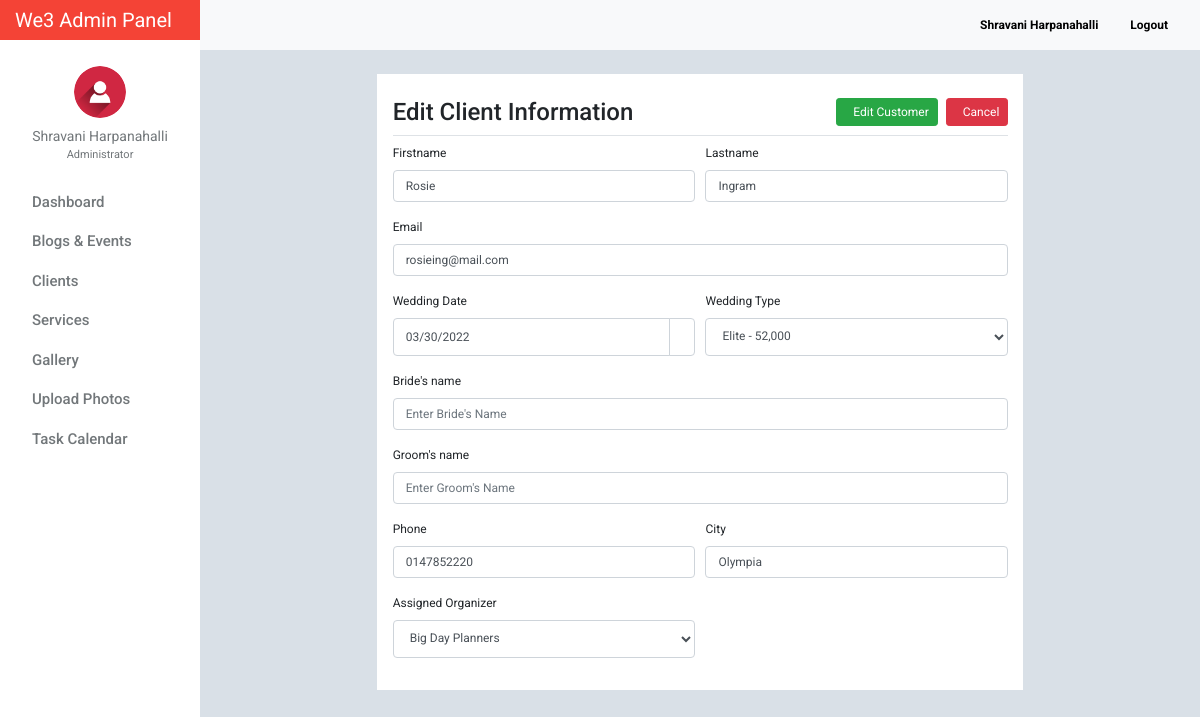
The page /client_edit.php?booking=3&user_id=3 (signed in) on the database its author committed.
### tables this page shows
CREATE TABLE `tblusers` (
  `id` int(11) NOT NULL,
  `firstname` varchar(32) NOT NULL,
  `lastname` varchar(32) NOT NULL,
  `gender` enum('m','f') NOT NULL,
  `username` varchar(50) NOT NULL,
  `password` varchar(50) NOT NULL,
  `email` varchar(100) NOT NULL,
  `designation` varchar(100) NOT NULL,
  `address` text NOT NULL,
  `access_level` enum('0','1','2') NOT NULL,
  `profile_picture` varchar(100) NOT NULL,
  `date_created` varchar(100) NOT NULL
);

CREATE TABLE `tblaccounts_detail` (
  `id` int(11) NOT NULL,
  `user_id` int(11) NOT NULL,
  `firstname` varchar(32) NOT NULL,
  `lastname` varchar(32) NOT NULL,
  `phone` varchar(20) NOT NULL,
  `city` varchar(50) NOT NULL,
  `datetime_created` timestamp NOT NULL DEFAULT CURRENT_TIMESTAMP,
  `description` text NOT NULL,
  `location` text NOT NULL,
  `expectation_visitor` varchar(100) NOT NULL,
  `cash_advanced` decimal(10,2) NOT NULL,
  `status` varchar(100) NOT NULL DEFAULT 'pending',
  `date_signed` datetime NOT NULL
);

CREATE TABLE `tblweddingbook` (
  `booking_id` int(11) NOT NULL,
  `user_id` int(11) NOT NULL,
  `bride` varchar(32) NOT NULL,
  `groom` varchar(32) NOT NULL,
  `wedding_type` int(11) NOT NULL,
  `user_email` varchar(100) NOT NULL,
  `wedding_date` varchar(100) NOT NULL,
  `organizer_id` int(11) NOT NULL
);

### include/database.php (called while the page is built, shortened)
<?php
class Database
{
    public $connection;
    public function open_connection()
    {
        $this->connection = mysqli_connect(DB_HOST, DB_USER, DB_PASS, DB_NAME);
    }
    public function query($sql)
    {
        $result = mysqli_query($this->connection, $sql);
        return $result;
    }
}
$db = new Database();
?>

### include/db_object.php (called while the page is built, shortened)
<?php
class DB_Object
{
    public static function find_all() {
        return static::find_by_query("SELECT * FROM " . static::$db_table . " ORDER BY id DESC");
    }
    public static function find_by_id($id) {
        $the_result_array = static::find_by_query("SELECT * FROM " . static::$db_table . " WHERE id = $id ORDER BY id DESC  LIMIT 1 ");
        return !empty($the_result_array) ? array_shift($the_result_array) : false;
    }
    public static function find_by_user_id($id) {
        $the_result_array = static::find_by_query("SELECT * FROM " . static::$db_table . " WHERE user_id = $id ORDER BY user_id DESC  LIMIT 1 ");
        return !empty($the_result_array) ? array_shift($the_result_array) : false;
    }
    public static function find_by_booking_id($id) {
        $the_result_array = static::find_by_query("SELECT * FROM " . static::$db_table . " WHERE booking_id = $id ORDER BY booking_id DESC  LIMIT 1 ");
        return !empty($the_result_array) ? array_shift($the_result_array) : false;
    }
    public static function find_by_query($sql) {
        global $db;
        $result_set = $db->query($sql);
        $the_object_array = array();
        while($row = mysqli_fetch_array($result_set)) {
            $the_object_array[] = static::instantiation($row);
        }
        return $the_object_array;
    }
    public static function instantiation($the_record){
        $the_object = new $calling_class;
        foreach($the_record as $the_attribute => $value)
        {
            if($the_object->has_the_attribute($the_attribute)) {
                $the_object->$the_attribute = $value;
            }
        }
        return $the_object;
    }
    private function has_the_attribute($the_attribute) {
        $object_properties = get_object_vars($this);
        return array_key_exists($the_attribute, $object_properties);
    }
}
?>

### include/Users.php (called while the page is built, shortened)
<?php
class Users extends DB_Object
{
    public $profile_picture;
    public $upload_directory = "upload/users";
    public $image_placeholder = "http://placehold.it/64x64&text=images";
    public function profile_picture_picture() {
        return empty($this->profile_picture) ? $this->image_placeholder : $this->upload_directory. '/' .$this->profile_picture;
    }
}
?>

### client_edit.php (the view, shortened to what this page needs)
<?php
    $booking_id = $_GET['booking'];
    $user_id = $_GET['user_id'];
    $account_detail =  Account_Details::find_by_user_id($user_id);
    $booking_detail =  Booking::find_by_booking_id($booking_id);
    $categories = Category::find_all();
?>
<?php $users_profile = Users::find_by_id($_SESSION['id']); ?>
    <!doctype html>
    <html lang="en">
    <head>
        <link href="css/bootstrap.min.css" rel="stylesheet">
        <link href="css/dashboard.css" rel="stylesheet">
        <link rel="stylesheet" type="text/css" href="https://cdn.materialdesignicons.com/2.1.19/css/materialdesignicons.min.css">
        <link rel="stylesheet" href="../css/bootstrap-datepicker.css">
    </head>
<body>
<?php include_once 'include/sidebar.php'; ?>
    <div class="container">
        <div class="row">
            <div class="col-lg-8 offset-2 pl-3 pb-3 box-shadow mt-4">
                <form method="post" action="">
                    <h4 class="h4 mt-4 pb-2" style="border-bottom: 1px solid #dee2e6!important;">Edit Client Information
                        <a href="client.php" class="btn btn-sm btn-danger float-right" style="font-size: 12px;"><i class="mdi mdi-close-circle mr-2"></i> Cancel</a>
                        <button type="submit" name="submit" class="btn btn-sm btn-success float-right mr-2" style="font-size: 12px;"><i class="mdi mdi-account-plus mr-2"></i> Edit Customer</button>
                    </h4>
                    <div class="form-row">
                        <div class="form-group col-md-6">
                            <label for="inputFirstname">Firstname</label>
                            <input type="text" name="firstname" class="form-control" id="inputFirstname" value="<?= $account_detail->firstname; ?>" placeholder="Enter firstname">
                        </div>
                        <div class="form-group col-md-6">
                            <label for="inputLastname">Lastname</label>
                            <input type="text" name="lastname" class="form-control" id="inputLastname" value="<?= $account_detail->lastname; ?>" placeholder="Enter lastname">
                        </div>
                    </div>
                    <div class="form-group">
                        <label for="inputEmail">Email</label>
                        <input type="text" name="email" class="form-control" id="inputEmail" value="<?= $booking_detail->user_email; ?>" placeholder="Enter email">
                    </div>
                    <div class="form-row form-group">
                        <div class="col-md-6">
                            <label for="wedding_date">Wedding Date</label>
                        </div>
                        <div class="col-md-6">
                            <label for="wedding_type">Wedding Type</label>
                        </div>
                        <div class="input-group col-md-6">
                            <input type="text" class="form-control"
                                   name="wedding_date" value="<?= $booking_detail->wedding_date; ?>" data-provide="datepicker" id="wedding_date"
                                   placeholder="Wedding Date">
                            <div class="input-group-append">
                                    <span class="input-group-text"
                                          style="background: white;">
                                    </span>
                            </div>
                        </div>
                        <div class="input-group col-md-6">
                            <select class="form-control" id="wedding_type" name="wedding_type">
                                <?php foreach($categories as $category) : ?>
                                    <?php if ($category->id == $booking_detail->wedding_type): ?>
                                        <option value="<?= $category->id;?>" selected><?= $category->wedding_type; ?> - <?= number_format($category->price); ?> </option>
                                        <?php else: ?>
                                        <option value="<?= $category->id;?>"><?= $category->wedding_type; ?> - <?= number_format($category->price); ?> </option>
                                    <?php endif ?>
                                <?php endforeach; ?>
                            </select>
                        </div>
                    </div>
                    <div class="form-group">
                        <label for="brideName">Bride's name</label>
                        <input type="text" name="bride" class="form-control" value="<?= $booking_detail->bride; ?>" id="brideName" placeholder="Enter Bride's Name">
                    </div>
                    <div class="form-group">
                        <label for="GroomsName">Groom's name</label>
                        <input type="text" name="groom" class="form-control" value="<?= $booking_detail->groom; ?>" id="GroomsName" placeholder="Enter Groom's Name">
                    </div>
                    <div class="form-row">
                        <div class="form-group col-md-6">
                            <label for="inputPhone">Phone</label>
                            <input type="text" class="form-control" value="<?= $account_detail->phone; ?>" id="inputPhone" name="phone" placeholder="Enter Phone Number">
                        </div>
                        <div class="form-group col-md-6">
                            <label for="inputcity">City</label>
                            <input type="text" class="form-control" value="<?= $account_detail->city; ?>" id="inputcity" name="city" placeholder="Enter City">
                        </div>
                    </div>
                    <div class="form-row">
                        <div class="form-group col-md-6">
                            <label for="inputOrganizer">Assigned Organizer</label>
                            <select class="form-control" id="inputOrganizer" name="organizer_id">
                                <option value="1">Big Day Planners</option>
                            </select>
                        </div>
                    </div>
                </form>
            </div>
        </div>
    </div>
</main>
</div>
</div>
</body>
</html>

### include/sidebar.php (shortened to what this page needs)
<nav class="navbar sticky-top p-0" style="width: 16.7%;background-color: #f44336;">
    <a class="navbar-brand col-sm-3 col-md-2 mr-0" style="color:white;" href="dashboard.php">
        We3 Admin Panel
    </a>
</nav>
<div class="container-fluid">
    <div class="row">
        <nav class="col-md-2 d-none d-md-block bg-light sidebar">
            <div class="sidebar-sticky">
                <ul class="nav flex-column">
                    <li class="nav-item mt-3">
                        <div class="text-center">
                            <a href="users_profile.php" class="user-button">
                                <img src="<?= $users_profile->profile_picture_picture(); ?>" class="img-fluid rounded-circle" width="52" height="52" alt="">
                                <div class="user-profile"><?= $users_profile->firstname . ' ' . $users_profile->lastname; ?></div>
                            </a>
                                <div class="text-center mt-0" style="font-size: 11px;color:#72777a;">
                                    <?= ($users_profile->designation == 0) ? 'Administrator' : 'Moderator'; ?>
                                </div>
                        </div>
                    </li>
                    <li class="nav-item"><div class="dropdown-divider"></div></li>
                    <li class="nav-item">
                        <a class="nav-link" href="dashboard.php">
                            Dashboard <span class="sr-only">(current)</span>
                        </a>
                    </li>
                    <li class="nav-item"><div class="dropdown-divider"></div></li>
                    <li class="nav-item">
                        <a class="nav-link" href="blog_events.php">
                            Blogs &amp; Events
                        </a>
                    </li>
                    <li class="nav-item"><div class="dropdown-divider"></div></li>
                    <li class="nav-item">
                        <a class="nav-link" href="client.php" >
                            Clients
                        </a>
                    </li>
                    <li class="nav-item"><div class="dropdown-divider"></div></li>
                    <li class="nav-item">
                        <a class="nav-link" href="service_list.php">
                            Services
                        </a>
                    </li>
                    <li class="nav-item"><div class="dropdown-divider"></div></li>
                    <li class="nav-item">
                        <a class="nav-link" href="photos_view.php">
                            Gallery
                        </a>
                    </li>
                    <li class="nav-item"><div class="dropdown-divider"></div></li>
                    <li class="nav-item">
                        <a class="nav-link" href="photos_add.php">
                            Upload Photos
                        </a>
                    </li>
                    <li class="nav-item"><div class="dropdown-divider"></div></li>
                    <li class="nav-item">
                        <a class="nav-link" href="task_all_calendar.php">
                            Task Calendar
                        </a>
                    </li>
                </ul>
            </div>
        </nav>
        <main role="main" class="col-md-9 ml-sm-auto col-lg-10" style="margin-top: -40px;z-index: 999">
            <nav class="navbar navbar-expand-lg navbar-light bg-light" style="margin-left:-15px;margin-right: -15px;">
                <div class="form-inline my-2 my-lg-0">
                    <a class="nav-link" href="users_profile.php"><b><?= ucfirst($users_profile->firstname) . ' ' . ucfirst($users_profile->lastname); ?></b></a>
                    <a class="nav-link" href="logout.php"><b><i class="mdi mdi-logout" style="color: #f44336!important;"></i> Logout</b></a>
                </div>
            </nav>

### css/dashboard.css (style rules this page uses)
body { font-size: .875rem; font-family: 'Roboto', 'Segoe UI',sans-serif; background: #D9E0E7; }
.sidebar { position: fixed; top: 0; bottom: 0; left: 0; z-index: 100; padding: 0; box-shadow: inset -1px 0 0 rgba(0, 0, 0, .1); background-color: #fff; }
.sidebar-sticky { position: -webkit-sticky; position: sticky; top: 40px; height: calc(100vh - 48px); height: 100% !important; padding-top: 2.5rem; overflow-x: hidden; overflow-y: auto; background-color: #fff; }
.sidebar .nav-link { font-weight: 500; color: #72777a; font-size: 15px; text-transform: capitalize; transition: all 2s linear; font-family: 'Roboto', sans-serif; }
.nav.flex-column li.nav-item:nth-child(2) { margin-top:10px; }
.user-profile { color: #72777a; margin-top: 8px; }
img.img-fluid.rounded-circle { margin-top: 10px; }
.form-inline.my-2.my-lg-0 a.nav-link { color: black; font-size: 12px; }
.dropdown-divider { border-top: 1px solid #fff; }
.nav.flex-column a.nav-link { padding: .0rem 1rem; }
.user-profile { text-transform: capitalize; }
.col-lg-8.offset-2.pl-3.pb-3.box-shadow.mt-4 { background: white !important; box-shadow: none; }

### client_edit.php (style rules this page uses)
body { margin-bottom: 2%; }
.box-shadow { box-shadow: 0 0 2px 1px rgba(0, 0, 0, 0.3); font-size: 12px; }
.form-control { font-size: 12px; }

### rows shown on the page
tblusers: profile_picture (picture), firstname "Shravani", lastname "Harpanahalli"
tblaccounts_detail: firstname "Rosie", lastname "Ingram", phone "0147852220", city "Olympia"
tblweddingbook: email "rosieing@mail.com", wedding_date "03/30/2022"

### other values the page prints
form field wedding_type "Elite - 52,000"
